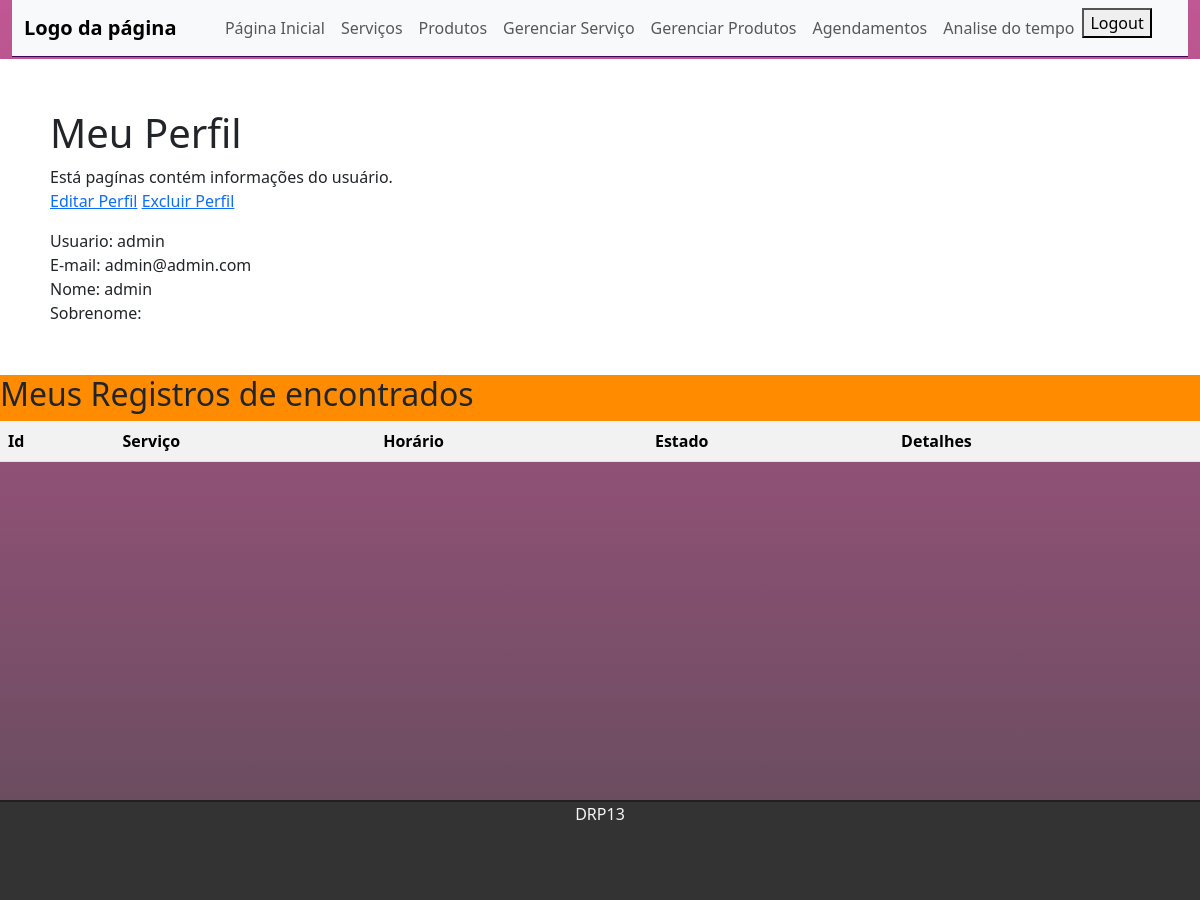
The app's page /perfil (signed in) with its own data.
### users/models.py (models this page shows, shortened)
class NewUser(AbstractBaseUser, PermissionsMixin):
    id = models.BigAutoField(primary_key=True)
    email = models.EmailField(_('email address'), unique=True)
    user_name = models.CharField(max_length=150, unique=True)
    first_name = models.CharField(max_length=150, blank=True)
    last_name = models.CharField(max_length=150, blank=True)
    start_date = models.DateTimeField(default=timezone.now)
    about = models.TextField(_(
        'about'), max_length=500, blank=True)
    is_staff = models.BooleanField(default=False)
    is_active = models.BooleanField(default=True)
    objects = CustomAccountManager()
    USERNAME_FIELD = 'user_name'
    REQUIRED_FIELDS = ['email', 'first_name', 'last_name']

### users/views.py (the view)
# urls.py: path('perfil', views.perfil, name='perfil'),
@login_required
def perfil(request):
    perfil = NewUser.objects.all().filter(id=request.user.id)
    registros= Appoitment.objects.all().filter(user=request.user.user_name)
    return render(request, 'registration/perfil.html', {'perfil':perfil, 'registros': registros})

### templates/registration/perfil.html (shortened to what this page needs)
{% extends 'tasks/index.html' %}
{% block content %}
<div class="text-box">
    <h1> Meu Perfil </h1>
    <p> Está pagínas contém informações do usuário.<br>
    <a href="editarPerfil">Editar Perfil</a>
    <a href="excluirPerfil">Excluir Perfil</a>
    </p>
    {% for task in perfil %}
    Usuario: {{user.user_name}}<br>
    E-mail: {{user.email}}<br>
    Nome: {{task.first_name}}<br>
    Sobrenome: {{tasl.last_name}}<br>
    {% endfor %}
</div>
<div class="table-responive table-edit">
    <h2>Meus Registros de encontrados</h2>
    <table class="table table-striped">
        <tr>
            <th>Id</th>
            <th>Serviço</th>
            <th>Horário</th>
            <th>Estado</th>
            <th>Detalhes</th>
        </tr>
    </table>
</div>
    </div>
{% endblock %}

### static/css/style.css (style rules this page uses)
.text-box { background: #ffffff; text-align: justify; padding: 50px; }
.table-edit { background-color: darkorange; }
body { background: linear-gradient( rgba(167, 15, 103, 0.7), rgba(29, 0, 19, 0.7)); background-repeat: no-repeat; }

### records on screen
NewUser: user_name "admin", email "admin@admin.com", first_name "admin"
